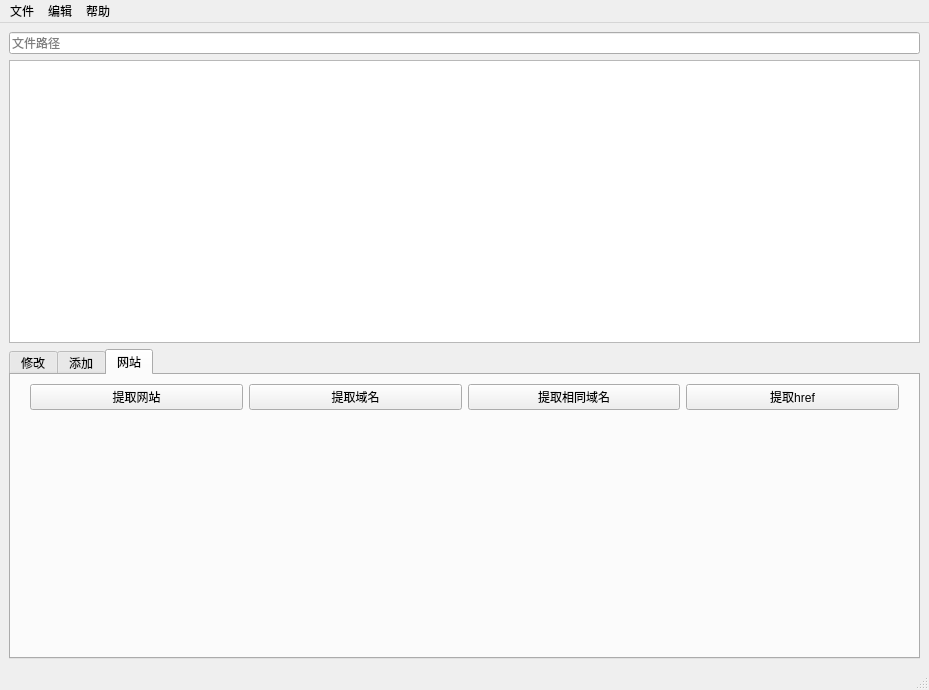
<?xml version="1.0" encoding="UTF-8"?>
<ui version="4.0">
 <class>ProcessText</class>
 <widget class="QMainWindow" name="ProcessText">
  <property name="geometry">
   <rect>
    <x>0</x>
    <y>0</y>
    <width>929</width>
    <height>690</height>
   </rect>
  </property>
  <property name="windowTitle">
   <string>ProcessText</string>
  </property>
  <property name="windowIcon">
   <iconset resource="../data/data.qrc">
    <normaloff>:/img/apply.svg</normaloff>:/img/apply.svg</iconset>
  </property>
  <widget class="QWidget" name="centralwidget">
   <layout class="QVBoxLayout" name="verticalLayout_2">
    <item>
     <layout class="QVBoxLayout" name="verticalLayout">
      <item>
       <widget class="QLineEdit" name="lineEdit">
        <property name="toolTip">
         <string>&lt;html&gt;&lt;head/&gt;&lt;body&gt;&lt;p&gt;&lt;br/&gt;&lt;/p&gt;&lt;/body&gt;&lt;/html&gt;</string>
        </property>
        <property name="text">
         <string/>
        </property>
        <property name="placeholderText">
         <string>文件路径</string>
        </property>
       </widget>
      </item>
      <item>
       <widget class="QTextEdit" name="textEdit">
        <property name="sizePolicy">
         <sizepolicy hsizetype="Expanding" vsizetype="Preferred">
          <horstretch>0</horstretch>
          <verstretch>0</verstretch>
         </sizepolicy>
        </property>
       </widget>
      </item>
     </layout>
    </item>
    <item>
     <layout class="QVBoxLayout" name="verticalLayout_3">
      <item>
       <widget class="QTabWidget" name="tabWidget">
        <property name="sizePolicy">
         <sizepolicy hsizetype="Expanding" vsizetype="Preferred">
          <horstretch>0</horstretch>
          <verstretch>0</verstretch>
         </sizepolicy>
        </property>
        <property name="currentIndex">
         <number>2</number>
        </property>
        <widget class="QWidget" name="tab">
         <attribute name="title">
          <string>修改</string>
         </attribute>
         <layout class="QGridLayout" name="gridLayout_2">
          <item row="0" column="0">
           <layout class="QGridLayout" name="gridLayout">
            <item row="1" column="0">
             <spacer name="horizontalSpacer">
              <property name="orientation">
               <enum>Qt::Horizontal</enum>
              </property>
              <property name="sizeType">
               <enum>QSizePolicy::Maximum</enum>
              </property>
              <property name="sizeHint" stdset="0">
               <size>
                <width>10</width>
                <height>20</height>
               </size>
              </property>
             </spacer>
            </item>
            <item row="2" column="1">
             <spacer name="verticalSpacer">
              <property name="orientation">
               <enum>Qt::Vertical</enum>
              </property>
              <property name="sizeHint" stdset="0">
               <size>
                <width>20</width>
                <height>40</height>
               </size>
              </property>
             </spacer>
            </item>
            <item row="1" column="4">
             <widget class="QPushButton" name="replaceSlashButton">
              <property name="text">
               <string>斜杠替换</string>
              </property>
             </widget>
            </item>
            <item row="1" column="3">
             <widget class="QPushButton" name="replaceCNtoENsymbolButton">
              <property name="text">
               <string>中文转英文(符号)</string>
              </property>
             </widget>
            </item>
            <item row="1" column="2">
             <widget class="QPushButton" name="setDownSequenceButton">
              <property name="text">
               <string>降序(字母)</string>
              </property>
             </widget>
            </item>
            <item row="1" column="1">
             <widget class="QPushButton" name="setUpSequenceButton">
              <property name="text">
               <string>升序(字母)</string>
              </property>
             </widget>
            </item>
            <item row="1" column="5">
             <widget class="QPushButton" name="replaceCaseButton">
              <property name="text">
               <string>大小写字母(转换)</string>
              </property>
             </widget>
            </item>
            <item row="1" column="7">
             <spacer name="horizontalSpacer_2">
              <property name="orientation">
               <enum>Qt::Horizontal</enum>
              </property>
              <property name="sizeType">
               <enum>QSizePolicy::Maximum</enum>
              </property>
              <property name="sizeHint" stdset="0">
               <size>
                <width>10</width>
                <height>20</height>
               </size>
              </property>
             </spacer>
            </item>
            <item row="1" column="6">
             <widget class="QPushButton" name="eraseCommentSymbolButton">
              <property name="text">
               <string>去除注释符</string>
              </property>
             </widget>
            </item>
           </layout>
          </item>
         </layout>
        </widget>
        <widget class="QWidget" name="tab_2">
         <attribute name="title">
          <string>添加</string>
         </attribute>
         <layout class="QGridLayout" name="gridLayout_4">
          <item row="0" column="0">
           <layout class="QGridLayout" name="gridLayout_3">
            <property name="spacing">
             <number>0</number>
            </property>
            <item row="0" column="0">
             <spacer name="horizontalSpacer_3">
              <property name="orientation">
               <enum>Qt::Horizontal</enum>
              </property>
              <property name="sizeType">
               <enum>QSizePolicy::Maximum</enum>
              </property>
              <property name="sizeHint" stdset="0">
               <size>
                <width>10</width>
                <height>20</height>
               </size>
              </property>
             </spacer>
            </item>
            <item row="1" column="3">
             <spacer name="verticalSpacer_2">
              <property name="orientation">
               <enum>Qt::Vertical</enum>
              </property>
              <property name="sizeHint" stdset="0">
               <size>
                <width>20</width>
                <height>40</height>
               </size>
              </property>
             </spacer>
            </item>
            <item row="0" column="1">
             <widget class="QPushButton" name="addContentBeforeButton">
              <property name="text">
               <string>在文本前添加内容</string>
              </property>
             </widget>
            </item>
            <item row="0" column="2">
             <widget class="QPushButton" name="addCommaButton">
              <property name="text">
               <string>逗号(后)</string>
              </property>
             </widget>
            </item>
            <item row="0" column="3">
             <widget class="QPushButton" name="addQuotaionMarkButton">
              <property name="text">
               <string>引号(两端)</string>
              </property>
             </widget>
            </item>
            <item row="0" column="4">
             <spacer name="horizontalSpacer_4">
              <property name="orientation">
               <enum>Qt::Horizontal</enum>
              </property>
              <property name="sizeType">
               <enum>QSizePolicy::Maximum</enum>
              </property>
              <property name="sizeHint" stdset="0">
               <size>
                <width>10</width>
                <height>20</height>
               </size>
              </property>
             </spacer>
            </item>
           </layout>
          </item>
         </layout>
        </widget>
        <widget class="QWidget" name="tab_3">
         <attribute name="title">
          <string>网站</string>
         </attribute>
         <layout class="QGridLayout" name="gridLayout_6">
          <item row="0" column="0">
           <layout class="QGridLayout" name="gridLayout_5">
            <item row="0" column="0">
             <spacer name="horizontalSpacer_5">
              <property name="orientation">
               <enum>Qt::Horizontal</enum>
              </property>
              <property name="sizeType">
               <enum>QSizePolicy::Maximum</enum>
              </property>
              <property name="sizeHint" stdset="0">
               <size>
                <width>10</width>
                <height>20</height>
               </size>
              </property>
             </spacer>
            </item>
            <item row="0" column="3">
             <widget class="QPushButton" name="getEqualDomainButton">
              <property name="text">
               <string>提取相同域名</string>
              </property>
             </widget>
            </item>
            <item row="0" column="2">
             <widget class="QPushButton" name="getDomainButton">
              <property name="text">
               <string>提取域名</string>
              </property>
             </widget>
            </item>
            <item row="1" column="3">
             <spacer name="verticalSpacer_3">
              <property name="orientation">
               <enum>Qt::Vertical</enum>
              </property>
              <property name="sizeHint" stdset="0">
               <size>
                <width>20</width>
                <height>40</height>
               </size>
              </property>
             </spacer>
            </item>
            <item row="0" column="5">
             <spacer name="horizontalSpacer_6">
              <property name="orientation">
               <enum>Qt::Horizontal</enum>
              </property>
              <property name="sizeType">
               <enum>QSizePolicy::Maximum</enum>
              </property>
              <property name="sizeHint" stdset="0">
               <size>
                <width>10</width>
                <height>20</height>
               </size>
              </property>
             </spacer>
            </item>
            <item row="0" column="1">
             <widget class="QPushButton" name="getHTTPvalueButton">
              <property name="text">
               <string>提取网站</string>
              </property>
             </widget>
            </item>
            <item row="0" column="4">
             <widget class="QPushButton" name="getHREFvalueButton">
              <property name="text">
               <string>提取href</string>
              </property>
             </widget>
            </item>
           </layout>
          </item>
         </layout>
        </widget>
       </widget>
      </item>
     </layout>
    </item>
   </layout>
  </widget>
  <widget class="QMenuBar" name="menubar">
   <property name="geometry">
    <rect>
     <x>0</x>
     <y>0</y>
     <width>929</width>
     <height>25</height>
    </rect>
   </property>
   <widget class="QMenu" name="menu">
    <property name="title">
     <string>文件</string>
    </property>
    <addaction name="openaction"/>
    <addaction name="openfolderaction"/>
    <addaction name="saveaction"/>
    <addaction name="separator"/>
    <addaction name="closeaction"/>
   </widget>
   <widget class="QMenu" name="menu_2">
    <property name="title">
     <string>帮助</string>
    </property>
    <addaction name="aboutaction"/>
   </widget>
   <widget class="QMenu" name="menu_3">
    <property name="title">
     <string>编辑</string>
    </property>
    <addaction name="undoaction"/>
    <addaction name="redoaction"/>
    <addaction name="repeataction"/>
    <addaction name="ClearTextBoxaction"/>
   </widget>
   <addaction name="menu"/>
   <addaction name="menu_3"/>
   <addaction name="menu_2"/>
  </widget>
  <widget class="QStatusBar" name="statusbar"/>
  <action name="openaction">
   <property name="icon">
    <iconset theme="QIcon::ThemeIcon::DocumentPageSetup"/>
   </property>
   <property name="text">
    <string>打开</string>
   </property>
   <property name="shortcut">
    <string>Ctrl+O</string>
   </property>
  </action>
  <action name="saveaction">
   <property name="icon">
    <iconset theme="QIcon::ThemeIcon::DocumentSave"/>
   </property>
   <property name="text">
    <string>保存</string>
   </property>
   <property name="shortcut">
    <string>Ctrl+S</string>
   </property>
  </action>
  <action name="closeaction">
   <property name="icon">
    <iconset theme="QIcon::ThemeIcon::ApplicationExit"/>
   </property>
   <property name="text">
    <string>关闭</string>
   </property>
  </action>
  <action name="undoaction">
   <property name="icon">
    <iconset theme="QIcon::ThemeIcon::EditUndo"/>
   </property>
   <property name="text">
    <string>撤销</string>
   </property>
   <property name="shortcut">
    <string>Ctrl+Z</string>
   </property>
  </action>
  <action name="redoaction">
   <property name="icon">
    <iconset theme="QIcon::ThemeIcon::EditRedo"/>
   </property>
   <property name="text">
    <string>重做</string>
   </property>
   <property name="shortcut">
    <string>Ctrl+Shift+Z</string>
   </property>
  </action>
  <action name="repeataction">
   <property name="icon">
    <iconset theme="QIcon::ThemeIcon::SystemReboot"/>
   </property>
   <property name="text">
    <string>执行上一个操作</string>
   </property>
   <property name="shortcut">
    <string>Ctrl+R</string>
   </property>
  </action>
  <action name="aboutaction">
   <property name="icon">
    <iconset theme="QIcon::ThemeIcon::HelpAbout"/>
   </property>
   <property name="text">
    <string>关于</string>
   </property>
  </action>
  <action name="openfolderaction">
   <property name="icon">
    <iconset theme="QIcon::ThemeIcon::FolderOpen"/>
   </property>
   <property name="text">
    <string>打开文件夹</string>
   </property>
   <property name="toolTip">
    <string>打开文件夹</string>
   </property>
  </action>
  <action name="ClearTextBoxaction">
   <property name="text">
    <string>清除文本框</string>
   </property>
  </action>
 </widget>
 <resources>
  <include location="../data/data.qrc"/>
 </resources>
 <connections/>
</ui>
